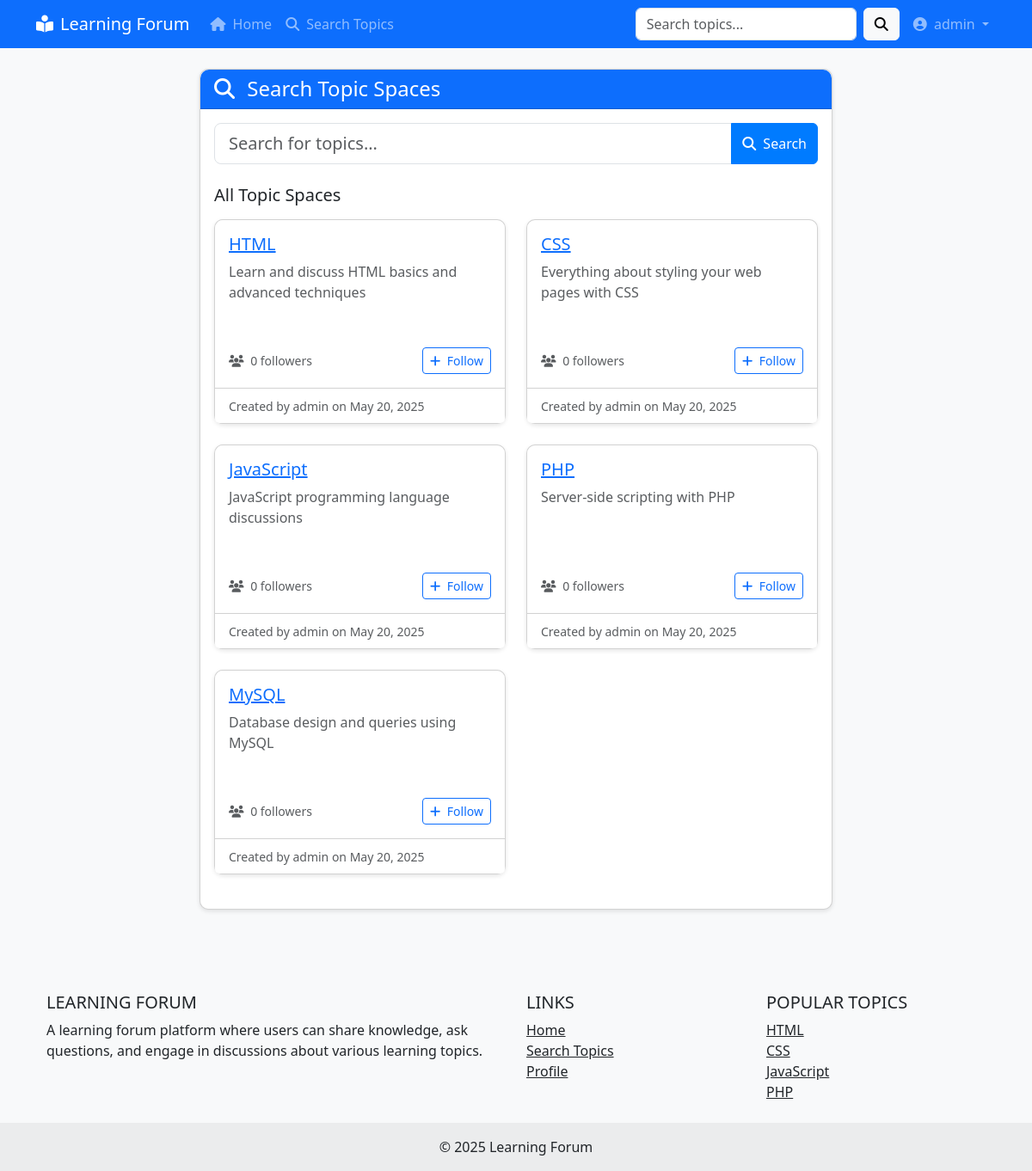
/pages/search.php (signed in), run on the app's committed database.
### tables this page shows
CREATE TABLE IF NOT EXISTS topic_spaces (
    topic_id INT AUTO_INCREMENT PRIMARY KEY,
    topic_name VARCHAR(100) NOT NULL UNIQUE,
    description TEXT,
    created_by INT,
    created_at TIMESTAMP DEFAULT CURRENT_TIMESTAMP,
    updated_at TIMESTAMP DEFAULT CURRENT_TIMESTAMP ON UPDATE CURRENT_TIMESTAMP,
    FOREIGN KEY (created_by) REFERENCES users(user_id) ON DELETE SET NULL
);

CREATE TABLE IF NOT EXISTS users (
    user_id INT AUTO_INCREMENT PRIMARY KEY,
    username VARCHAR(50) NOT NULL UNIQUE,
    email VARCHAR(100) NOT NULL UNIQUE,
    password VARCHAR(255) NOT NULL,
    profile_image VARCHAR(255) DEFAULT 'default.jpg',
    bio TEXT,
    is_moderator BOOLEAN DEFAULT FALSE,
    created_at TIMESTAMP DEFAULT CURRENT_TIMESTAMP,
    updated_at TIMESTAMP DEFAULT CURRENT_TIMESTAMP ON UPDATE CURRENT_TIMESTAMP
);

### config/database.php (called while the page is built, shortened)
<?php
function getDbConnection() {
    $conn = new mysqli(DB_HOST, DB_USER, DB_PASS, DB_NAME);
    return $conn;
}
function executePreparedStatement($sql, $types, $params) {
    $conn = getDbConnection();
    $stmt = $conn->prepare($sql);
    if (!empty($params)) {
        $stmt->bind_param($types, ...$params);
    }
    $stmt->execute();
    $result = $stmt->get_result();
    return $result;
}

### includes/topic.php (called while the page is built, shortened)
<?php
function getAllTopics($limit = 10, $offset = 0) {
    $sql = "SELECT t.*, u.username as creator_name,
            (SELECT COUNT(*) FROM user_topic_follows WHERE topic_id = t.topic_id) as followers_count
            FROM topic_spaces t
            LEFT JOIN users u ON t.created_by = u.user_id
            ORDER BY t.created_at DESC
            LIMIT ? OFFSET ?";
    $result = executePreparedStatement($sql, "ii", [$limit, $offset]);
    $topics = [];
    while ($row = $result->fetch_assoc()) {
        $topics[] = $row;
    }
    return $topics;
}
function isFollowingTopic($userId, $topicId) {
    $sql = "SELECT follow_id FROM user_topic_follows WHERE user_id = ? AND topic_id = ?";
    $result = executePreparedStatement($sql, "ii", [$userId, $topicId]);
    return $result->num_rows > 0;
}

### config/config.php (called while the page is built, shortened)
<?php
function isLoggedIn() {
    return isset($_SESSION['user_id']) && !empty($_SESSION['user_id']);
}
require_once 'database.php';

### pages/search.php (the view, shortened to what this page needs)
<?php
$searchQuery = isset($_GET['q']) ? sanitizeInput($_GET['q']) : '';
$topics = [];
if (!empty($searchQuery)) {
    $topics = searchTopics($searchQuery);
} else {
    $topics = getAllTopics();
}
include __DIR__ . '/../includes/header.php';
?>
<div class="row">
    <div class="col-lg-8 mx-auto">
        <div class="card mb-4">
            <div class="card-header bg-primary text-white">
                <h4 class="mb-0"><i class="fas fa-search me-2"></i> Search Topic Spaces</h4>
            </div>
            <div class="card-body">
                <form action="<?php echo SITE_URL; ?>/pages/search.php" method="GET" class="mb-4">
                    <div class="input-group">
                        <input type="text" name="q" class="form-control form-control-lg" placeholder="Search for topics..." value="<?php echo $searchQuery; ?>">
                        <button type="submit" class="btn btn-primary">
                            <i class="fas fa-search me-1"></i> Search
                        </button>
                    </div>
                </form>
                <?php if (empty($topics)): ?>
                    <div class="alert alert-info">
                        <p class="mb-0">No topics found. <?php echo !empty($searchQuery) ? 'Try a different search term.' : ''; ?></p>
                    </div>
                <?php else: ?>
                    <h5 class="mb-3"><?php echo !empty($searchQuery) ? 'Search results for: ' . $searchQuery : 'All Topic Spaces'; ?></h5>
                    <div class="row">
                        <?php foreach ($topics as $topic): ?>
                            <div class="col-md-6 mb-4">
                                <div class="card h-100 topic-card">
                                    <div class="card-body">
                                        <h5 class="card-title">
                                            <a href="<?php echo SITE_URL; ?>/pages/topic.php?id=<?php echo $topic['topic_id']; ?>"><?php echo $topic['topic_name']; ?></a>
                                        </h5>
                                        <p class="card-text text-muted">
                                            <?php
                                            echo !empty($topic['description']) ? substr($topic['description'], 0, 100) : 'No description available.';
                                            ?>
                                        </p>
                                        <div class="d-flex justify-content-between align-items-center mt-3">
                                            <small class="text-muted">
                                                <i class="fas fa-users me-1"></i> <?php echo $topic['followers_count']; ?> followers
                                            </small>
                                            <?php if (isLoggedIn()): ?>
                                                <?php
                                                $isFollowing = isFollowingTopic($_SESSION['user_id'], $topic['topic_id']);
                                                ?>
                                                <a href="<?php echo SITE_URL; ?>/pages/follow_topic.php?id=<?php echo $topic['topic_id']; ?>&action=<?php echo $isFollowing ? 'unfollow' : 'follow'; ?>"
                                                   class="btn btn-sm <?php echo $isFollowing ? 'btn-primary' : 'btn-outline-primary'; ?> follow-topic-btn"
                                                   data-topic-id="<?php echo $topic['topic_id']; ?>">
                                                    <?php if ($isFollowing): ?>
                                                        <i class="fas fa-check me-1"></i> Following
                                                    <?php else: ?>
                                                        <i class="fas fa-plus me-1"></i> Follow
                                                    <?php endif; ?>
                                                </a>
                                            <?php endif; ?>
                                        </div>
                                    </div>
                                    <div class="card-footer bg-white">
                                        <small class="text-muted">
                                            Created by <?php echo $topic['creator_name']; ?> on <?php echo date('M d, Y', strtotime($topic['created_at'])); ?>
                                        </small>
                                    </div>
                                </div>
                            </div>
                        <?php endforeach; ?>
                    </div>
                <?php endif; ?>
            </div>
        </div>
    </div>
</div>
<?php
include __DIR__ . '/../includes/footer.php';
?>

### assets/css/style.css (style rules this page uses)
body { background-color: #f8f9fa; min-height: 100vh; display: flex; flex-direction: column; }
.card { border-radius: 10px; box-shadow: 0 2px 5px rgba(0, 0, 0, 0.1); margin-bottom: 20px; transition: transform 0.3s ease; }
.card-header { border-top-left-radius: 10px !important; border-top-right-radius: 10px !important; }
.topic-card { height: 100%; }
.topic-card .card-body { display: flex; flex-direction: column; }
.topic-card .card-text { flex-grow: 1; }
.btn-primary { background-color: #007bff; border-color: #007bff; }

### data on the page
topic_spaces: topic_name "HTML", description "Learn and discuss HTML basics and advanced techniques", followers_count "0", created_by.username "admin", created_at "May 20, 2025"
topic_spaces: topic_name "CSS", description "Everything about styling your web pages with CSS", followers_count "0", created_by.username "admin", created_at "May 20, 2025"
topic_spaces: topic_name "JavaScript", description "JavaScript programming language discussions", followers_count "0", created_by.username "admin", created_at "May 20, 2025"
topic_spaces: topic_name "PHP", description "Server-side scripting with PHP", followers_count "0", created_by.username "admin", created_at "May 20, 2025"
topic_spaces: topic_name "MySQL", description "Database design and queries using MySQL", followers_count "0", created_by.username "admin", created_at "May 20, 2025"

### other printed values
SITE_NAME "Learning Forum"
$_SESSION['username'] "admin"
SITE_NAME "LEARNING FORUM"
